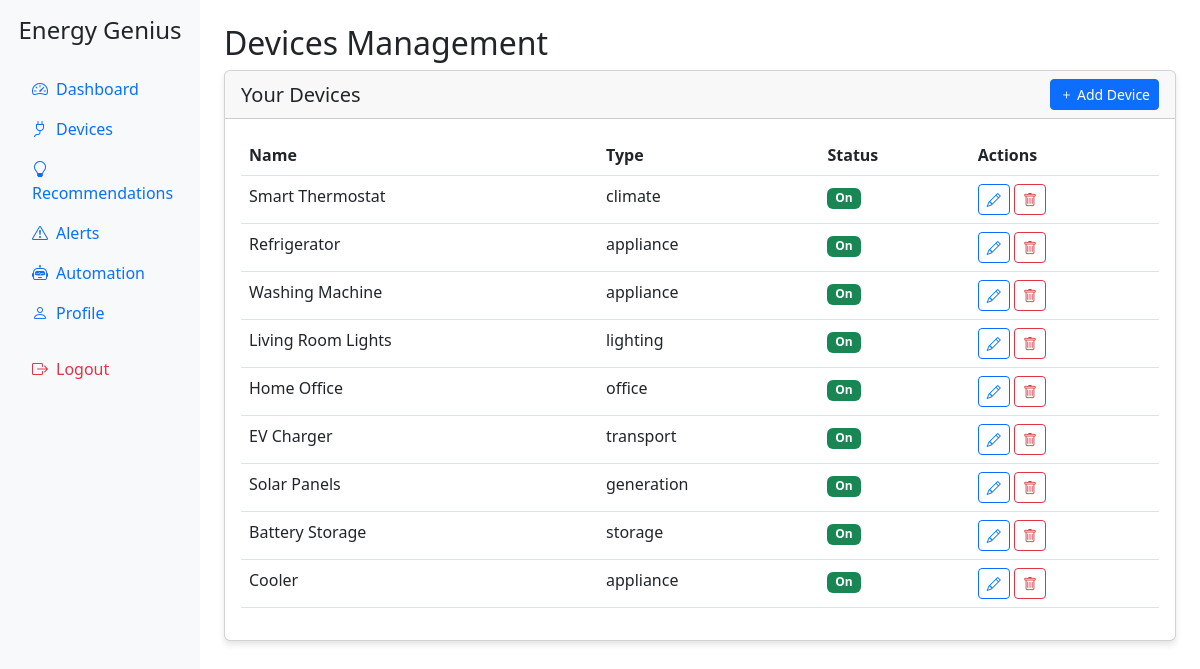
/devices (signed in), run on the app's committed database.
### electric2/app.py (models this page shows)
class Device(db.Model):
    id = db.Column(db.Integer, primary_key=True)
    name = db.Column(db.String(100), nullable=False)
    type = db.Column(db.String(50), nullable=False)
    status = db.Column(db.Boolean, default=True)
    user_id = db.Column(db.Integer, db.ForeignKey('user.id'), nullable=False)
    readings = db.relationship('EnergyReading', backref='device', lazy=True, cascade="all, delete-orphan")

### electric2/app.py (the view)
@app.route('/devices')
@login_required
def devices():
    devices = Device.query.filter_by(user_id=current_user.id).all()
    return render_template('devices.html', devices=devices)

### electric2/app.py (called while the page is built)
@login_manager.user_loader
def load_user(user_id):
    return User.query.get(int(user_id))

### electric2/templates/devices.html (shortened to what this page needs)
{% extends "base.html" %}
{% block header %}Devices Management{% endblock %}
{% block content %}
<div class="card">
    <div class="card-header d-flex justify-content-between align-items-center">
        <h5 class="mb-0">Your Devices</h5>
        <a href="{{ url_for('add_device') }}" class="btn btn-primary btn-sm">
            <i class="bi bi-plus"></i> Add Device
        </a>
    </div>
    <div class="card-body">
        <div class="table-responsive">
            <table class="table table-hover">
                <thead>
                    <tr>
                        <th>Name</th>
                        <th>Type</th>
                        <th>Status</th>
                        <th>Actions</th>
                    </tr>
                </thead>
                <tbody>
                    {% for device in devices %}
                    <tr>
                        <td>{{ device.name }}</td>
                        <td>{{ device.type }}</td>
                        <td>
                            <span class="badge bg-{% if device.status %}success{% else %}secondary{% endif %}">
                                {% if device.status %}On{% else %}Off{% endif %}
                            </span>
                        </td>
                        <td>
                            <a href="{{ url_for('edit_device', device_id=device.id) }}" class="btn btn-sm btn-outline-primary">
                                <i class="bi bi-pencil"></i>
                            </a>
                            <form method="POST" action="{{ url_for('delete_device', device_id=device.id) }}" class="d-inline">
                                <button type="submit" class="btn btn-sm btn-outline-danger" onclick="return confirm('Are you sure you want to delete this device?')">
                                    <i class="bi bi-trash"></i>
                                </button>
                            </form>
                        </td>
                    </tr>
                    {% else %}
                    <tr>
                        <td colspan="4" class="text-center">No devices found. <a href="{{ url_for('add_device') }}">Add your first device</a></td>
                    </tr>
                    {% endfor %}
                </tbody>
            </table>
        </div>
    </div>
</div>
{% endblock %}

### electric2/templates/base.html (shortened to what this page needs)
<!DOCTYPE html>
<html lang="en">
<head>
    <link href="https://cdn.jsdelivr.net/npm/bootstrap@5.3.0/dist/css/bootstrap.min.css" rel="stylesheet">
    <link rel="stylesheet" href="https://cdn.jsdelivr.net/npm/bootstrap-icons@1.10.0/font/bootstrap-icons.css">
</head>
<body>
    <div class="container-fluid">
        <div class="row">
            <div class="col-md-2 sidebar p-0">
                <div class="p-3">
                    <h4 class="text-center mb-4">Energy Genius</h4>
                    <ul class="nav flex-column">
                        <li class="nav-item">
                            <a class="nav-link {% if request.path == url_for('dashboard') %}active{% endif %}" href="{{ url_for('dashboard') }}">
                                <i class="bi bi-speedometer2 me-2"></i>Dashboard
                            </a>
                        </li>
                        <li class="nav-item">
                            <a class="nav-link {% if request.path == url_for('devices') %}active{% endif %}" href="{{ url_for('devices') }}">
                                <i class="bi bi-plug me-2"></i>Devices
                            </a>
                        </li>
                        <li class="nav-item">
                            <a class="nav-link {% if request.path == url_for('recommendations') %}active{% endif %}" href="{{ url_for('recommendations') }}">
                                <i class="bi bi-lightbulb me-2"></i>Recommendations
                            </a>
                        </li>
                        <li class="nav-item">
                            <a class="nav-link {% if request.path == url_for('alerts') %}active{% endif %}" href="{{ url_for('alerts') }}">
                                <i class="bi bi-exclamation-triangle me-2"></i>Alerts
                            </a>
                        </li>
                        <li class="nav-item">
                            <a class="nav-link {% if request.path == url_for('automation') %}active{% endif %}" href="{{ url_for('automation') }}">
                                <i class="bi bi-robot me-2"></i>Automation
                            </a>
                        </li>
                        <li class="nav-item">
                            <a class="nav-link {% if request.path == url_for('profile') %}active{% endif %}" href="{{ url_for('profile') }}">
                                <i class="bi bi-person me-2"></i>Profile
                            </a>
                        </li>
                        <li class="nav-item mt-3">
                            <a class="nav-link text-danger" href="{{ url_for('logout') }}">
                                <i class="bi bi-box-arrow-right me-2"></i>Logout
                            </a>
                        </li>
                    </ul>
                </div>
            </div>
            <div class="col-md-10 p-4">
                <h2>{% block header %}{% endblock %}</h2>
                {% block content %}{% endblock %}
            </div>
        </div>
    </div>
</body>
</html>

### electric2/templates/base.html (style rules this page uses)
.sidebar { min-height: 100vh; background-color: #f8f9fa; }
.card { margin-bottom: 20px; box-shadow: 0 4px 6px rgba(0, 0, 0, 0.1); }

### data on the page
Device: name "Smart Thermostat", type "climate", status "On"
Device: name "Refrigerator", type "appliance", status "On"
Device: name "Washing Machine", type "appliance", status "On"
Device: name "Living Room Lights", type "lighting", status "On"
Device: name "Home Office", type "office", status "On"
Device: name "EV Charger", type "transport", status "On"
Device: name "Solar Panels", type "generation", status "On"
Device: name "Battery Storage", type "storage", status "On"
Device: name "Cooler", type "appliance", status "On"
